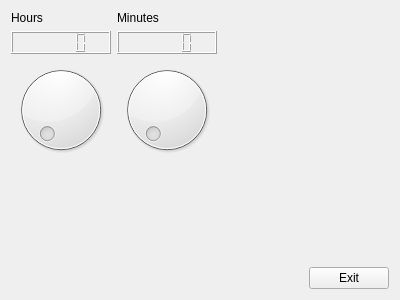
<?xml version="1.0" encoding="UTF-8"?>
<ui version="4.0">
 <class>MyForm</class>
 <widget class="QWidget" name="MyForm">
  <property name="geometry">
   <rect>
    <x>0</x>
    <y>0</y>
    <width>400</width>
    <height>300</height>
   </rect>
  </property>
  <property name="windowTitle">
   <string>Form</string>
  </property>
  <layout class="QVBoxLayout" name="verticalLayout_4">
   <item>
    <layout class="QHBoxLayout" name="horizontalLayout_2">
     <item>
      <layout class="QVBoxLayout" name="verticalLayout">
       <item>
        <widget class="QLabel" name="label">
         <property name="text">
          <string>Hours</string>
         </property>
        </widget>
       </item>
       <item>
        <widget class="QLCDNumber" name="lcdNumber"/>
       </item>
       <item>
        <widget class="QDial" name="dial">
         <property name="maximum">
          <number>23</number>
         </property>
        </widget>
       </item>
      </layout>
     </item>
     <item>
      <layout class="QVBoxLayout" name="verticalLayout_2">
       <item>
        <widget class="QLabel" name="label_2">
         <property name="text">
          <string>Minutes</string>
         </property>
        </widget>
       </item>
       <item>
        <widget class="QLCDNumber" name="lcdNumber_2"/>
       </item>
       <item>
        <widget class="QDial" name="dial_2">
         <property name="maximum">
          <number>59</number>
         </property>
        </widget>
       </item>
      </layout>
     </item>
     <item>
      <spacer name="horizontalSpacer_2">
       <property name="orientation">
        <enum>Qt::Horizontal</enum>
       </property>
       <property name="sizeHint" stdset="0">
        <size>
         <width>40</width>
         <height>20</height>
        </size>
       </property>
      </spacer>
     </item>
    </layout>
   </item>
   <item>
    <layout class="QHBoxLayout" name="horizontalLayout">
     <item>
      <spacer name="horizontalSpacer">
       <property name="orientation">
        <enum>Qt::Horizontal</enum>
       </property>
       <property name="sizeHint" stdset="0">
        <size>
         <width>40</width>
         <height>20</height>
        </size>
       </property>
      </spacer>
     </item>
     <item>
      <layout class="QVBoxLayout" name="verticalLayout_3">
       <item>
        <spacer name="verticalSpacer">
         <property name="orientation">
          <enum>Qt::Vertical</enum>
         </property>
         <property name="sizeHint" stdset="0">
          <size>
           <width>20</width>
           <height>40</height>
          </size>
         </property>
        </spacer>
       </item>
       <item>
        <widget class="QPushButton" name="pushButton">
         <property name="layoutDirection">
          <enum>Qt::LeftToRight</enum>
         </property>
         <property name="text">
          <string>Exit</string>
         </property>
        </widget>
       </item>
      </layout>
     </item>
    </layout>
   </item>
  </layout>
  <zorder>label</zorder>
  <zorder>label_2</zorder>
  <zorder>lcdNumber</zorder>
  <zorder>lcdNumber_2</zorder>
  <zorder>dial</zorder>
  <zorder>dial_2</zorder>
  <zorder>pushButton</zorder>
  <zorder></zorder>
  <zorder></zorder>
  <zorder>verticalSpacer</zorder>
  <zorder>horizontalSpacer</zorder>
  <zorder>horizontalSpacer_2</zorder>
 </widget>
 <resources/>
 <connections>
  <connection>
   <sender>dial_2</sender>
   <signal>valueChanged(int)</signal>
   <receiver>lcdNumber_2</receiver>
   <slot>display(int)</slot>
   <hints>
    <hint type="sourcelabel">
     <x>228</x>
     <y>93</y>
    </hint>
    <hint type="destinationlabel">
     <x>218</x>
     <y>42</y>
    </hint>
   </hints>
  </connection>
  <connection>
   <sender>dial</sender>
   <signal>valueChanged(int)</signal>
   <receiver>lcdNumber</receiver>
   <slot>display(int)</slot>
   <hints>
    <hint type="sourcelabel">
     <x>84</x>
     <y>89</y>
    </hint>
    <hint type="destinationlabel">
     <x>94</x>
     <y>39</y>
    </hint>
   </hints>
  </connection>
  <connection>
   <sender>pushButton</sender>
   <signal>clicked()</signal>
   <receiver>MyForm</receiver>
   <slot>close()</slot>
   <hints>
    <hint type="sourcelabel">
     <x>377</x>
     <y>259</y>
    </hint>
    <hint type="destinationlabel">
     <x>256</x>
     <y>247</y>
    </hint>
   </hints>
  </connection>
 </connections>
</ui>
